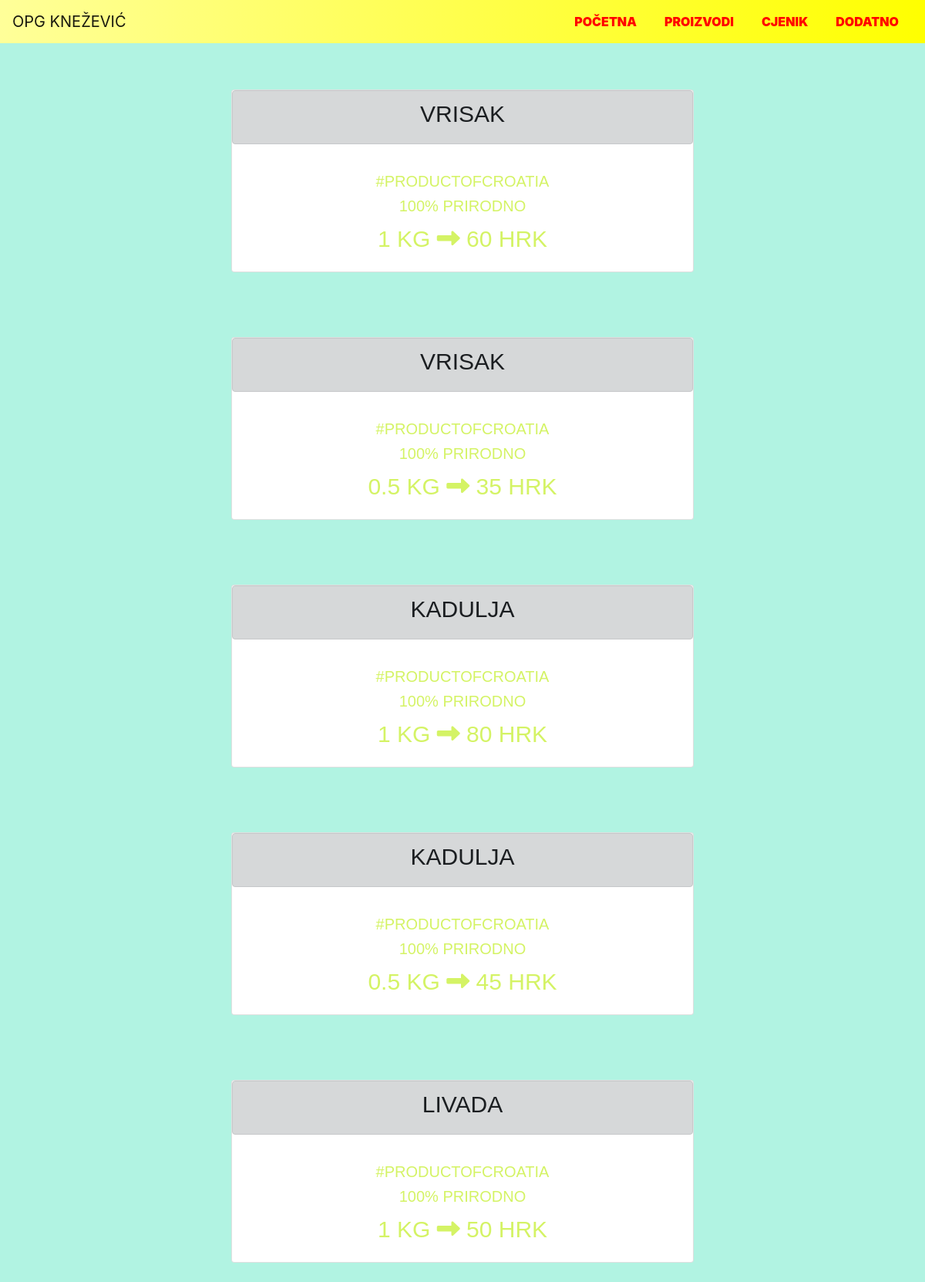
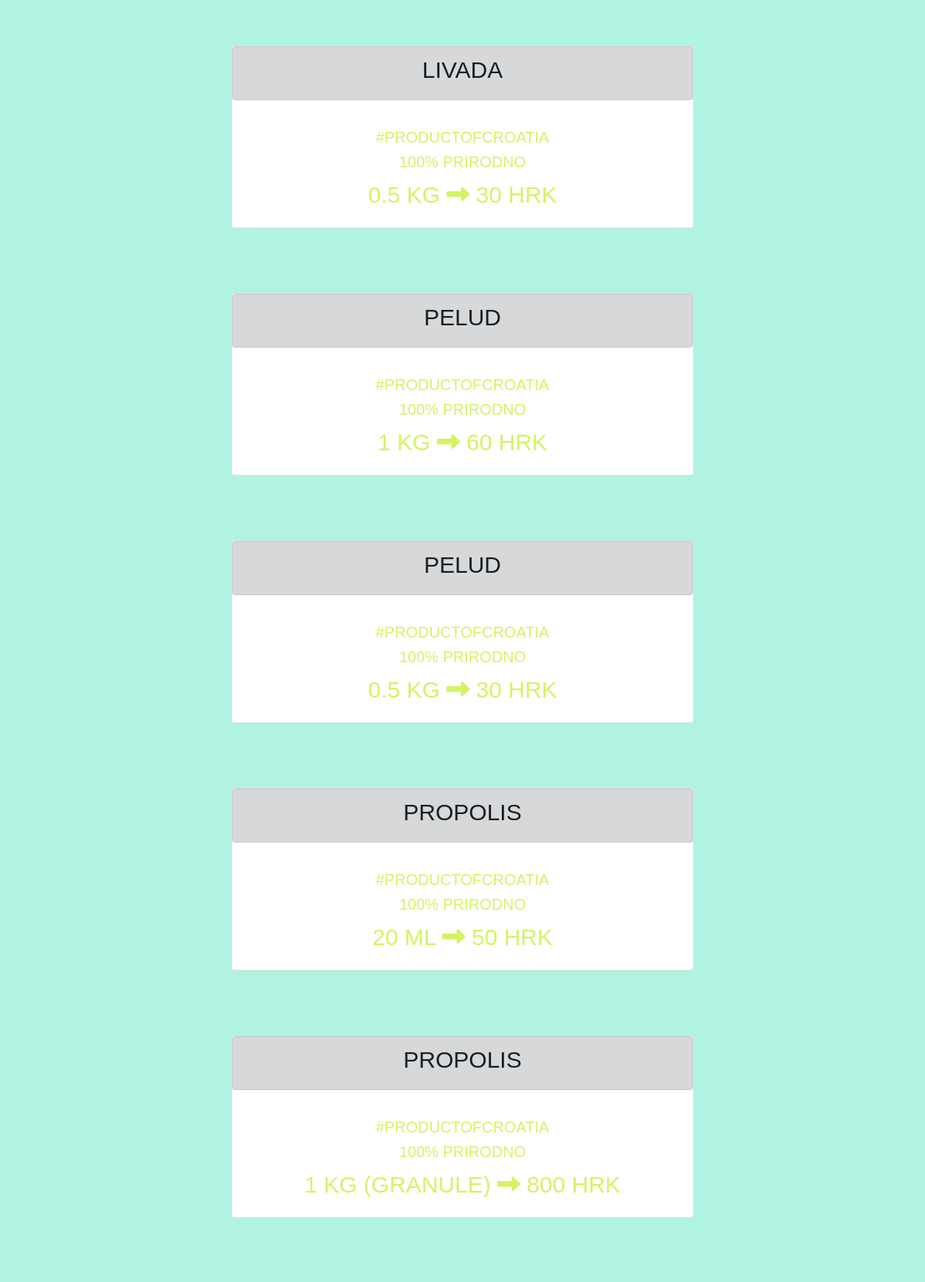
Screenshot of /cjenik (upper part) with the database file from the repository (2 pictures, top to bottom).
### app.py (models this page shows, shortened)
class Cijena(UserMixin, db.Model):
    __tablename__ = 'cjenovnik'
    id = db.Column(db.Integer, primary_key=True)
    name = db.Column(db.String)
    amount = db.Column(db.Integer)
    measure = db.Column(db.String)
    price = db.Column(db.Integer)

### app.py (the view)
@app.route('/cjenik')
def cjenik():
    products = Cijena.query.all()
    return render_template('cjenik.html', products = products)

### templates/cjenik.html
{% extends 'base.html' %}
{% block link_css %} <link rel="stylesheet"  href="{{ url_for('static', filename='styles/cjenik.css') }}">{% endblock %}
{% block body %}
<section class="body">
<section class="section">
  {% for products in products %}
  <div class="pokus">
  <div class="card">
    <div class="alert alert-dark" role="alert">
      <h3 class="d-flex justify-content-center"> {{ products.name }} </h3>
    </div>
    <div class="card-body">
      <h5 class="d-flex justify-content-center"> #productOfCroatia </h5>
      <h5 class="d-flex justify-content-center"> 100% PRIRODNO </h5>
      <div class="d-flex justify-content-center">
      <p class="card-text">{{ products.amount }} {{ products.measure }} <i class="fas fa-long-arrow-alt-right"></i> {{ products.price }} HRK</p>
     </div>
    </div>
    </div>
  </div>
  {% endfor %}
</section>
{% endblock %}

### templates/base.html (shortened to what this page needs)
<!DOCTYPE html>
<html lang="en">
    <head>
        <link rel="stylesheet"  href="{{ url_for('static', filename='styles/base.css') }}">
        <link rel="stylesheet" href="https://stackpath.bootstrapcdn.com/bootstrap/4.4.1/css/bootstrap.min.css">
        <link rel="stylesheet" href="https://stackpath.bootstrapcdn.com/font-awesome/4.7.0/css/font-awesome.min.css">
        <link rel="stylesheet" href="https://stackpath.bootstrapcdn.com/font-awesome/4.7.0/css/font-awesome.min.css">
        {% block link_css %} {% endblock %}
        {{bootstrap.load_css()}}
    </head>
    <body>
        <section class="nav-bar">
            <nav class="navbar navbar-expand-lg navbar-light ">
              <a class="navbar-brand" href="#">OPG KNEŽEVIĆ</a>
              <div class="collapse navbar-collapse" id="navbarNav">
                <ul class="navbar-nav ml-auto">
                  <li class="nav-item">
                    <a class="nav-link" href="{{ url_for('index') }}">POČETNA</a>
                  </li>
                  <li class="nav-item">
                    <a class="nav-link" href="{{ url_for('proizvodi') }}">PROIZVODI</a>
                  </li>
                  <li class="nav-item">
                    <a class="nav-link" href="{{ url_for('cjenik') }}">CJENIK</a>
                  </li>
                  <li class="nav-item">
                    <a class="nav-link" href="{{ url_for('dodatno') }}">DODATNO</a>
                  </li>
                </ul>
              </div>
            </nav>
          </section>
        {% block body %}
        {% endblock %}
    </body>
</html>

### static/styles/base.css (style rules this page uses)
* { margin: 0; padding: 0; }
body { font-family: Cambria, Cochin, Georgia, Times, 'Times New Roman', serif; }
.nav-bar { position: sticky; top: 0; z-index: 10; }
.navbar { background-image: linear-gradient(to right, rgb(255, 255, 153),rgb(255, 255, 0)); padding: 0; }
.navbar-nav li { padding: 0 10px; }
.navbar-nav li a { color:rgb(255, 0, 0) !important; font-weight: 900; float: right; text-align: left !important; }

### static/styles/cjenik.css (style rules this page uses)
.body { margin: 0; padding: 0; background: rgb(177, 243, 226); font-family: 'Lucida Sans', 'Lucida Sans Regular', 'Lucida Grande', 'Lucida Sans Unicode', Geneva, Verdana, sans-serif; }
.pokus { text-transform: uppercase; font-size: 30px; padding-left: 25%; padding-right: 25%; padding-top: 5%; padding-bottom: 2%; color: #d4f365; }
.pokus h3 { font-size: 30px; }

### rows the page displays
Cijena: name "VRISAK", amount "1", measure "KG", price "60"
Cijena: name "VRISAK", amount "0.5", measure "KG", price "35"
Cijena: name "KADULJA", amount "1", measure "KG", price "80"
Cijena: name "KADULJA", amount "0.5", measure "KG", price "45"
Cijena: name "LIVADA", amount "1", measure "KG", price "50"
Cijena: name "LIVADA", amount "0.5", measure "KG", price "30"
Cijena: name "PELUD", amount "1", measure "KG", price "60"
Cijena: name "PELUD", amount "0.5", measure "KG", price "30"
Cijena: name "PROPOLIS", amount "20", measure "ML", price "50"
Cijena: name "PROPOLIS", amount "1", measure "KG (GRANULE)", price "800"
